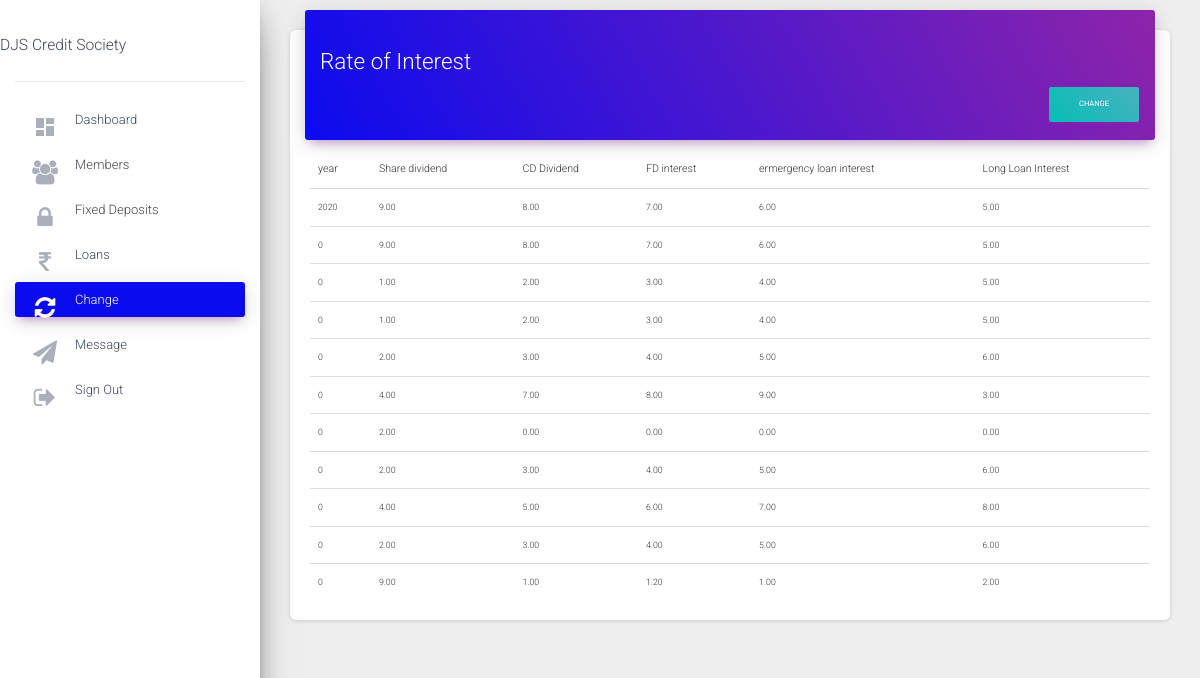
Page /csadmin/change (signed in) on the committed database.
### status/models.py (models this page shows)
class interests(models.Model):
    sharedividend=models.DecimalField(blank=True,null=True,default=0,max_digits=10,decimal_places=2)
    cddividend=models.DecimalField(blank=True,null=True,default=0,max_digits=10,decimal_places=2)
    fdinterest=models.DecimalField(blank=True,null=True,default=0,max_digits=10,decimal_places=2)
    emerloaninterest=models.DecimalField(blank=True,null=True,default=0,max_digits=10,decimal_places=2)
    longloaninterest=models.DecimalField(blank=True,null=True,default=0,max_digits=10,decimal_places=2)
    year=models.IntegerField(default=0,null=True)

### csadmin/views.py (the view, shortened to what this page needs)
# urls.py: path('change', views.change,name="change"),
@login_required
def change(request):
    Interest=interests.objects.all().last()
    Interests=interests.objects.all
    context={
        'Interest':Interest,
        'Interests':Interests,
        'money':"active",
    }
    return render (request,'change.html',context=context)

### csadmin/templates/change.html (shortened to what this page needs)
{%extends 'base.html'%}
{%block content%}
<main role="main" class="col-md-8 col-lg-12 px-4">
  <div class="content">
    <div class="container-fluid">
      <div class="row">
        <div class="col-md-12">
          <div class="card">
            <div class="card-header card-header-primary">
              <h1 class="h2">Rate of Interest</h1>
              <a href="#modal5"><button type="button" class="btn btn-primary pull-right"
                  style="background: linear-gradient(45deg, #06beb6, #48b1bf);" name="button">Change</button></a>
            </div>
            <div class="card-body">
              <div class="table-responsive">
                <table class="table">
                  <thead>
                    <tr>
                      <th>year</th>
                      <th>Share dividend</th>
                      <th>CD Dividend</th>
                      <th>FD interest</th>
                      <th>ermergency loan interest</th>
                      <th>Long Loan Interest</th>
                    </tr>
                  </thead>
                  <tbody>
                    {%for i in Interests reversed%}
                    <tr>
                      <td>{{i.year}}</td>
                      <td>{{i.sharedividend}}</td>
                      <td>{{i.cddividend}}</td>
                      <td>{{i.fdinterest}}</td>
                      <td>{{i.emerloaninterest}}</td>
                      <td>{{i.longloaninterest}}</td>
                    </tr>
                    {%endfor%}
                  </tbody>
                </table>
              </div>
            </div>
          </div>
        </div>
      </div>
    </div>
  </div>
</main>
{%endblock%}

### rows in the picture
interests: year "2020", sharedividend "9.00", cddividend "8.00", fdinterest "7.00", emerloaninterest "6.00", longloaninterest "5.00"
interests: year "0", sharedividend "9.00", cddividend "8.00", fdinterest "7.00", emerloaninterest "6.00", longloaninterest "5.00"
interests: year "0", sharedividend "1.00", cddividend "2.00", fdinterest "3.00", emerloaninterest "4.00", longloaninterest "5.00"
interests: year "0", sharedividend "1.00", cddividend "2.00", fdinterest "3.00", emerloaninterest "4.00", longloaninterest "5.00"
interests: year "0", sharedividend "2.00", cddividend "3.00", fdinterest "4.00", emerloaninterest "5.00", longloaninterest "6.00"
interests: year "0", sharedividend "4.00", cddividend "7.00", fdinterest "8.00", emerloaninterest "9.00", longloaninterest "3.00"
interests: year "0", sharedividend "2.00", cddividend "0.00", fdinterest "0.00", emerloaninterest "0.00", longloaninterest "0.00"
interests: year "0", sharedividend "2.00", cddividend "3.00", fdinterest "4.00", emerloaninterest "5.00", longloaninterest "6.00"
interests: year "0", sharedividend "4.00", cddividend "5.00", fdinterest "6.00", emerloaninterest "7.00", longloaninterest "8.00"
interests: year "0", sharedividend "2.00", cddividend "3.00", fdinterest "4.00", emerloaninterest "5.00", longloaninterest "6.00"
interests: year "0", sharedividend "9.00", cddividend "1.00", fdinterest "1.20", emerloaninterest "1.00", longloaninterest "2.00"
